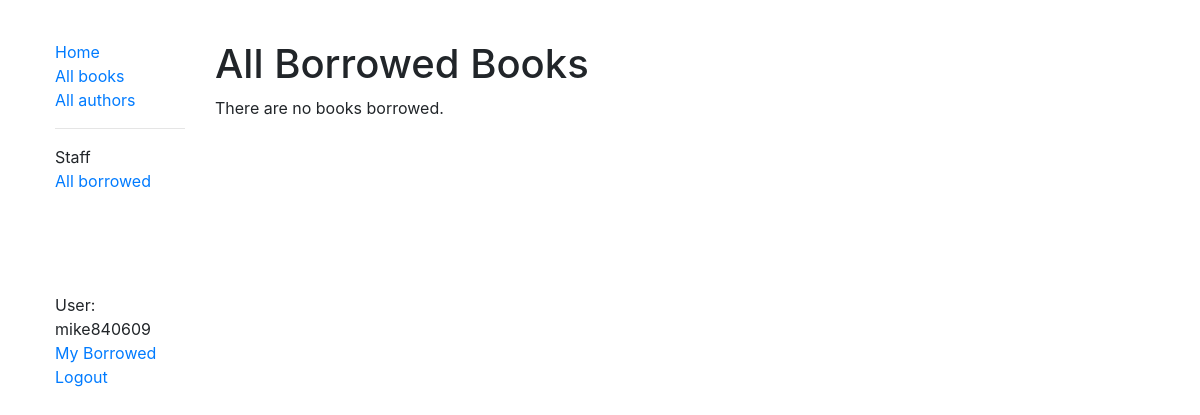
The app's page /catalog/borrowed/ (signed in), older data.
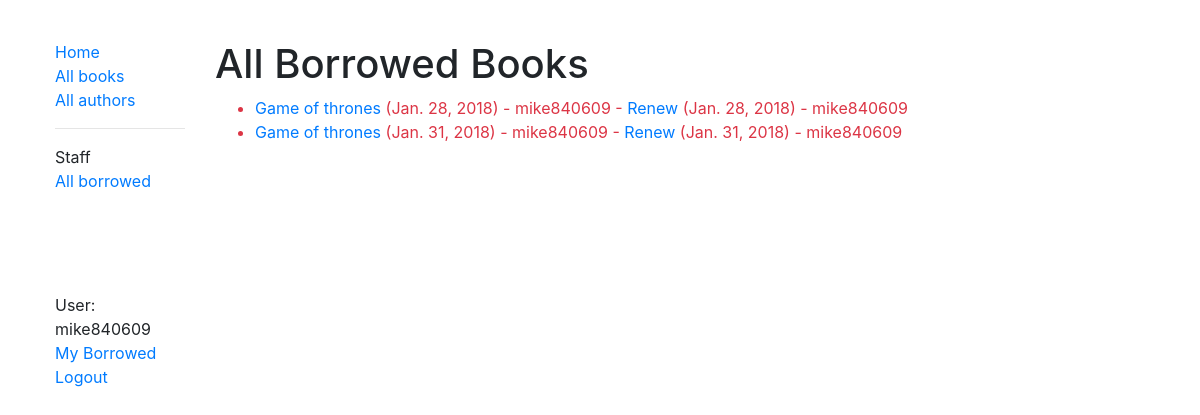
The same page, newer data.
### catalog/models.py (models this page shows, shortened)
class BookInstance(models.Model):
    id = models.UUIDField(primary_key = True , default = uuid.uuid4 , help_text = "Unique ID for this particular book across whole library")
    book = models.ForeignKey('Book', on_delete = models.SET_NULL , null = True)
    imprint = models.CharField(max_length = 200)
    due_back = models.DateField(null = True , blank = True)
    LOAN_STATUS = (
        ('m', 'Maintenance'),
        ('o', 'On loan'),
        ('a', 'Available'),
        ('r', 'Reserved'),
    )
    status = models.CharField(max_length = 1 ,choices = LOAN_STATUS , blank = True , default = "m" , help_text = 'Book availability')
    borrower = models.ForeignKey(User , on_delete = models.SET_NULL , null = True , blank = True)
    @property
    def is_overdue(self):
        if self.due_back and date.today() > self.due_back:
            return True
        return False
    class Meta:
        permissions = (("can_mark_returned" , "Set book as returned"),)
        ordering = ['due_back']

class Book(models.Model):
    title = models.CharField(max_length=200)
    author = models.ForeignKey('Author', on_delete = models.SET_NULL, null=True)
    summary = models.TextField(max_length=1000, help_text="Enter a brief description of the book")
    isbn = models.CharField('ISBN',max_length=13, help_text='13 Character <a href="https://www.isbn-international.org/content/what-isbn">ISBN number</a>')
    genre = models.ManyToManyField(Genre, help_text="Select a genre for this book")
    language = models.ForeignKey('Language' , on_delete = models.SET_NULL , null = True ,blank = True )
    def display_genre(self):
        '''
        Create a string for the Genre . This is required to display genre in Admin
        '''
        return ', '.join([ genre.name for genre in self.genre.all()[:3] ])
    display_genre.short_description = 'Genre'

### catalog/views.py (the view)
class LoanedBooksAllListView(PermissionRequiredMixin,generic.ListView):
    model = BookInstance
    permission_required = 'catalog.can_mark_returned'
    template_name ='catalog/bookinstance_list_borrowed_all.html'
    paginate_by = 10
    def get_queryset(self):
        return BookInstance.objects.filter(status__exact='o').order_by('due_back')

### catalog/templates/catalog/bookinstance_list_borrowed_all.html
{% extends "base_generic.html" %}
{% block content %}
    <h1>All Borrowed Books</h1>
    {% if bookinstance_list %}
    <ul>
      {% for bookinst in bookinstance_list %}
      <li class="{% if bookinst.is_overdue %}text-danger{% endif %}">
        <a href="{% url 'book-detail' bookinst.book.pk %}">{{bookinst.book.title}}</a> ({{ bookinst.due_back }}) {% if user.is_staff %}- {{ bookinst.borrower }}{% endif %} {% if perms.catalog.can_mark_returned %}- <a href="{% url 'renew-book-librarian' bookinst.id %}">Renew</a>  {% endif %}
        ({{ bookinst.due_back }}) {% if user.is_staff %}- {{ bookinst.borrower }}{% endif %}
      </li>
      {% endfor %}
    </ul>
    {% else %}
      <p>There are no books borrowed.</p>
    {% endif %}
{% endblock %}

Row changes from the older to the newer data that the page shows:
now on this page (row edited): BookInstance: book "Game of thrones", due_back "Jan. 28, 2018", borrower "mike840609"
now on this page (row edited): BookInstance: book "Game of thrones", due_back "Jan. 31, 2018", borrower "mike840609"
Text that changed along with them:
text no longer shown: "There are no books borrowed."
